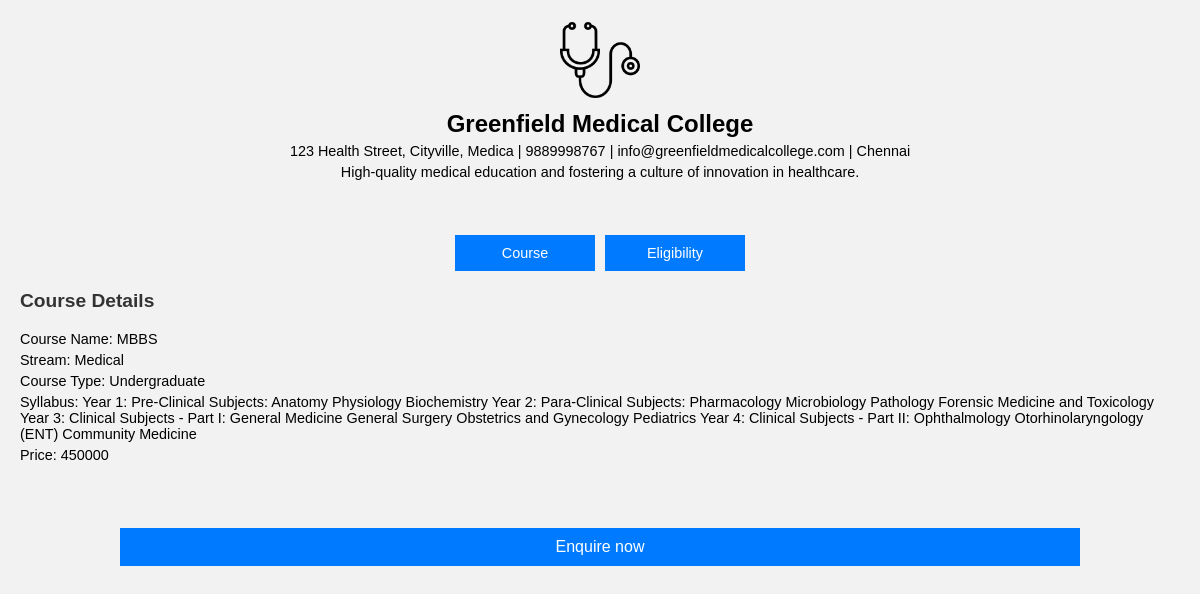
The page /college_detail/1/1/ on the database its author committed.
### myapp/models.py (models this page shows, shortened)
class College(models.Model):
    name = models.CharField(max_length=255)
    description = models.TextField(blank=True, null=True)
    logo = models.ImageField(upload_to='college_logos/')
    address = models.TextField()
    phone = models.CharField(max_length=15)
    email = models.EmailField(default='example@gmail.com')
    location = models.ForeignKey(Location, on_delete=models.CASCADE)

class Location(models.Model):
    name = models.CharField(max_length=255)
    domain = models.CharField(max_length=255)

class Course(models.Model):
    name = models.CharField(max_length=255)
    stream = models.ForeignKey(Stream, on_delete=models.CASCADE)
    course_type = models.ForeignKey(CourseType, on_delete=models.CASCADE)

class Stream(models.Model):
    name = models.CharField(max_length=255)

class CourseType(models.Model):
    name = models.CharField(max_length=60)
    def __str__(self):
        return self.name

class CollegeCourse(models.Model):
    college = models.ForeignKey(College, on_delete=models.CASCADE)
    course = models.ForeignKey(Course, on_delete=models.CASCADE)
    price = models.IntegerField()
    eligibility = models.TextField(default='Eligibilty criteria')
    syllabus = models.TextField(default='Syllabus here')

### myapp/views.py (the view)
# urls.py: path('college_detail/<int:college_id>/<int:selected_course_id>/',views.college_details,name='college_details'),
def college_details(request, college_id, selected_course_id):
    college = get_object_or_404(College, id=college_id)
    selected_course = None
    college_course_details = None
    course_type = None
    if selected_course_id:
        selected_course = get_object_or_404(Course, id=selected_course_id)
        college_course_details = get_object_or_404(CollegeCourse, college=college, course=selected_course)
        course_type = selected_course.course_type
    context = {
        'college': college,
        'selected_course': selected_course,
        'college_course_details': college_course_details,
        'course_type': course_type,
    }
    return render(request, 'college_details.html', context)

### templates/college_details.html (shortened to what this page needs)
{% block content %}
<div class="container">
    <img src="{{ college.logo.url }}" alt="{{ college.name }} Logo" class="college-logo">
    <div class="college-details">
        <h2>{{ college.name }}</h2>
        <p>{{ college.address }} | {{ college.phone }} | {{ college.email }} | {{ college.location.name }}</p>
        <p>{{ college.description }}</p>
    </div>
</div>
<ul class="tabs">
    <li onclick="showTab('course')">Course</li>
    <li onclick="showTab('eligibility')">Eligibility</li>
</ul>
<div id="courseTab" class="tab-content">
    {% if selected_course %}
        <h3>Course Details</h3>
        <p>Course Name: {{ selected_course.name }}</p>
        <p>Stream: {{ selected_course.stream.name }}</p>
        <p>Course Type: {{ course_type }}</p>
        {% if college_course_details %}
            <p>Syllabus: {{ college_course_details.syllabus }}</p>
            <p>Price: {{ college_course_details.price }}</p>
        {% else %}
            <p>No College Course Details available for the selected course.</p>
        {% endif %}
    {% else %}
        <p>No Course selected.</p>
    {% endif %}
</div>
<a class="enquire-btn" href="{% url 'contact' college.id college_course_details.id %}">Enquire now</a>
{% endblock %}

### templates/college_details.html (style rules this page uses)
div.container { display: flex; flex-direction: column; align-items: center; margin-bottom: 20px; }
img.college-logo { width: 80px; height: 80px; margin-bottom: 10px; }
div.college-details { text-align: center; margin-bottom: 15px; padding-bottom: 15px; }
h2 { margin: 0; font-size: 1.5em; }
p { margin: 5px 0; font-size: 0.9em; }
ul.tabs { list-style: none; padding: 0; margin: 0; display: flex; justify-content: center; }
li { padding: 10px; background-color: #007BFF; color: #fff; text-align: center; cursor: pointer; font-size: 0.9em; width: 120px; }
li + li { margin-left: 10px; }
.tab-content { display: none; padding-bottom: 40px; }
.tab-content h3 { color: #333; font-size: 1.2em; }
a.enquire-btn { display: block; padding: 10px; background-color: #007BFF; color: #fff; text-decoration: none; margin: 20px 100px; cursor: pointer; text-align: center; font-size: 1em; }

### rows shown on the page
College: logo (picture), name "Greenfield Medical College", address "123 Health Street, Cityville, Medica", phone "9889998767", email "info@greenfieldmedicalcollege.com", location.name "Chennai", description "High-quality medical education and fostering a culture of innovation in healthcare."
Course: name "MBBS", stream.name "Medical"
CourseType: name "Undergraduate"
CollegeCourse: syllabus "Year 1: Pre-Clinical Subjects: Anatomy Physiology Biochemistry Year 2: Para-Clinical Subjects: Pharmacology Microbiology Pathology Forensic Medicine and Toxicology Year 3: Clinical Subjects - Part I: General Medicine General Surgery Obstetrics and Gynecology Pediatrics Year 4: Clinical Subjects - Part II: Ophthalmology Otorhinolaryngology (ENT) Community Medicine", price "450000"
